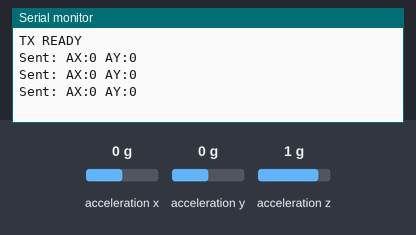
Simulated run of this sketch. Board: Arduino Uno, built with avr-gcc and run on an emulated ATmega328P. Shown: the last lines printed to the serial monitor. Wiring (inferred from the names in the program): MPU-6050 motion sensor at I2C address 0x68. The inputs (shaded band) are chosen by the test bench; at power-on: acceleration x 0 g, acceleration y 0 g, acceleration z 1 g. No radio packets arrive unless stated.

Above: at 1.3 s.
1.4 s: acceleration x set to -1.4 g
At 1.9 s:
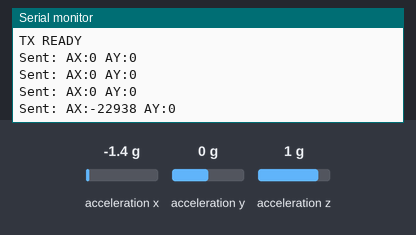
2.9 s: acceleration y set to -1.4 g
At 3.4 s:
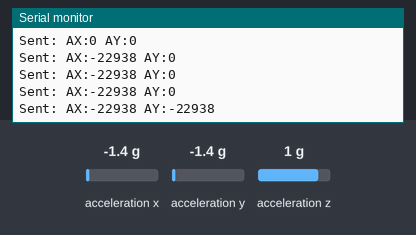
4.4 s: acceleration x set to -0.8 g
At 4.9 s:
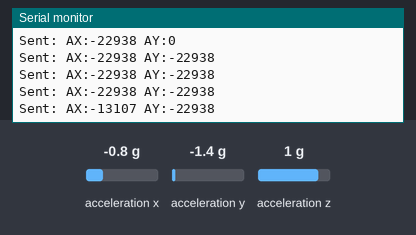
Timing chart, 0 to 7.4 s (numbered marks = the images above; inputs shaded):
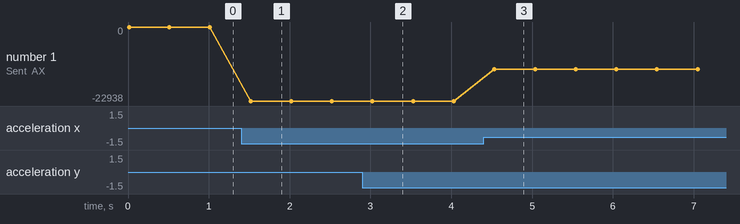

Measured:
- after the input at 1.4 s, the serial monitor: prints a new line after 0.12 s (image 1)
- after the input at 2.9 s, the serial monitor: prints a new line after 0.13 s (image 2)
- after the input at 4.4 s, the serial monitor: prints a new line after 0.13 s (image 3)
- plotted number 1: 0 → -22938 after the input at 1.4 s, -22938 → -13107 after the input at 4.4 s

The sketch:

tx_accelerometer_nrf.ino
```cpp
#include <Wire.h>
#include <SPI.h>
#include <nRF24L01.h>
#include <RF24.h>

RF24 radio(9, 10);
const byte address[6] = "00001";

#define MPU6050_ADDR 0x68
#define PWR_MGMT_1   0x6B
#define ACCEL_XOUT_H 0x3B

char text[32];

void setup() {
  Serial.begin(9600);
  Wire.begin();

  // Wake MPU6050
  Wire.beginTransmission(MPU6050_ADDR);
  Wire.write(PWR_MGMT_1);
  Wire.write(0);
  Wire.endTransmission();

  radio.begin();
  radio.setChannel(76);
  radio.setDataRate(RF24_1MBPS);
  radio.setPALevel(RF24_PA_LOW);
  radio.setAutoAck(false);

  radio.openWritingPipe(address);
  radio.stopListening();

  Serial.println("TX READY");
}

void loop() {

  int16_t ax, ay, az;

  Wire.beginTransmission(MPU6050_ADDR);
  Wire.write(ACCEL_XOUT_H);
  Wire.endTransmission(false);

  Wire.requestFrom(MPU6050_ADDR, 6, true);

  ax = (Wire.read() << 8) | Wire.read();
  ay = (Wire.read() << 8) | Wire.read();
  az = (Wire.read() << 8) | Wire.read();

  sprintf(text, "AX:%d AY:%d", ax, ay);

  radio.write(text, sizeof(text));

  Serial.print("Sent: ");
  Serial.println(text);

  delay(500);
}
```
